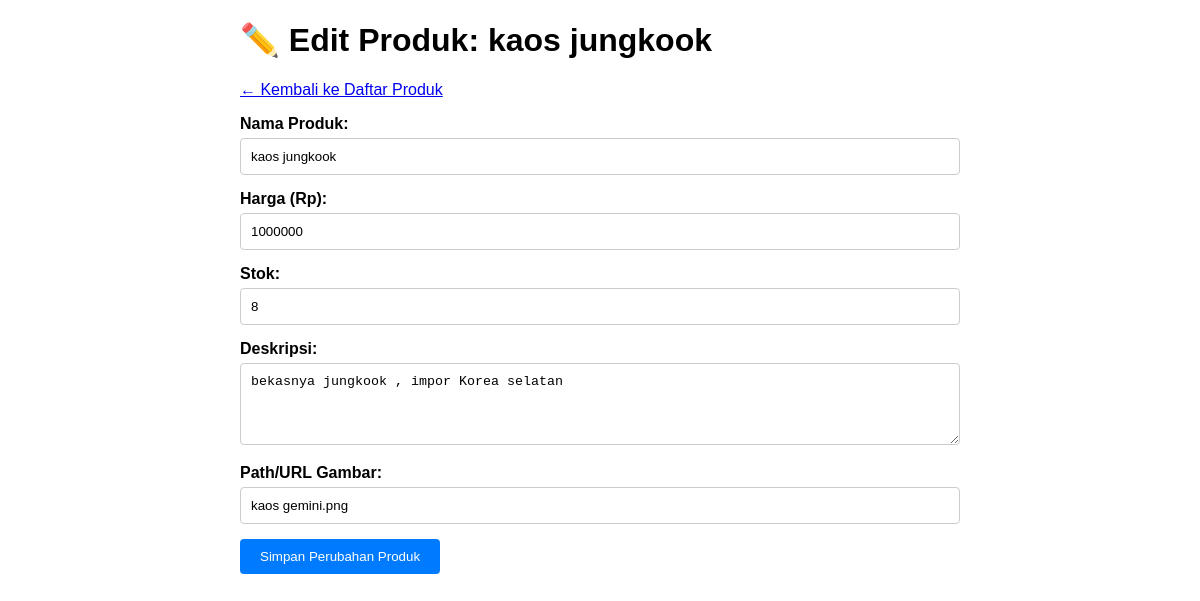
Screenshot of /admin/edit_produk.php?id=5 (signed in) with the database file from the repository.
### tables this page shows
CREATE TABLE `produk` (
  `id_produk` int(11) NOT NULL,
  `nama_produk` varchar(255) NOT NULL,
  `deskripsi` text NOT NULL,
  `harga` int(11) NOT NULL,
  `stok` int(11) NOT NULL,
  `gambar` varchar(255) NOT NULL
);

### admin/edit_produk.php (the view, shortened to what this page needs)
<?php
include '../koneksi.php';
$id_produk = $_GET['id'];
$query_get_data = "SELECT * FROM produk WHERE id_produk = ?";
$stmt_get_data = $koneksi->prepare($query_get_data);
$stmt_get_data->bind_param("i", $id_produk);
$stmt_get_data->execute();
$result_get_data = $stmt_get_data->get_result();
$produk = $result_get_data->fetch_assoc();
?>
<!DOCTYPE html>
<html lang="id">
<head>
</head>
<body>
    <h1>✏️ Edit Produk: <?php echo htmlspecialchars($produk['nama_produk']); ?></h1>
    <p><a href="daftar_produk_admin.php">← Kembali ke Daftar Produk</a></p>
    <form method="POST" action="edit_produk.php?id=<?php echo $id_produk; ?>">
        <div>
            <label for="nama_produk">Nama Produk:</label>
            <input type="text" id="nama_produk" name="nama_produk" value="<?php echo htmlspecialchars($produk['nama_produk']); ?>" required>
        </div>
        <div>
            <label for="harga">Harga (Rp):</label>
            <input type="number" id="harga" name="harga" value="<?php echo htmlspecialchars($produk['harga']); ?>" required min="1000">
        </div>
        <div>
            <label for="stok">Stok:</label>
            <input type="number" id="stok" name="stok" value="<?php echo htmlspecialchars($produk['stok']); ?>" required min="0">
        </div>
        <div>
            <label for="deskripsi">Deskripsi:</label>
            <textarea id="deskripsi" name="deskripsi" rows="4" required><?php echo htmlspecialchars($produk['deskripsi']); ?></textarea>
        </div>
        <div>
            <label for="gambar">Path/URL Gambar:</label>
            <input type="text" id="gambar" name="gambar" value="<?php echo htmlspecialchars($produk['gambar']); ?>" required>
        </div>
        <button type="submit">Simpan Perubahan Produk</button>
    </form>
</body>
</html>

### admin/edit_produk.php (style rules this page uses)
body { font-family: Arial, sans-serif; width: 60%; margin: 20px auto; }
form div { margin-bottom: 15px; }
label { display: block; font-weight: bold; margin-bottom: 5px; }
input[type="text"], input[type="number"], textarea { width: 100%; padding: 10px; border: 1px solid #ccc; border-radius: 4px; box-sizing: border-box; }
button { background-color: #007bff; color: white; padding: 10px 20px; border: none; border-radius: 4px; cursor: pointer; }

### rows the page displays
produk: nama_produk "kaos jungkook", harga "1000000", stok "8", deskripsi "bekasnya jungkook , impor Korea selatan", gambar "kaos gemini.png"
